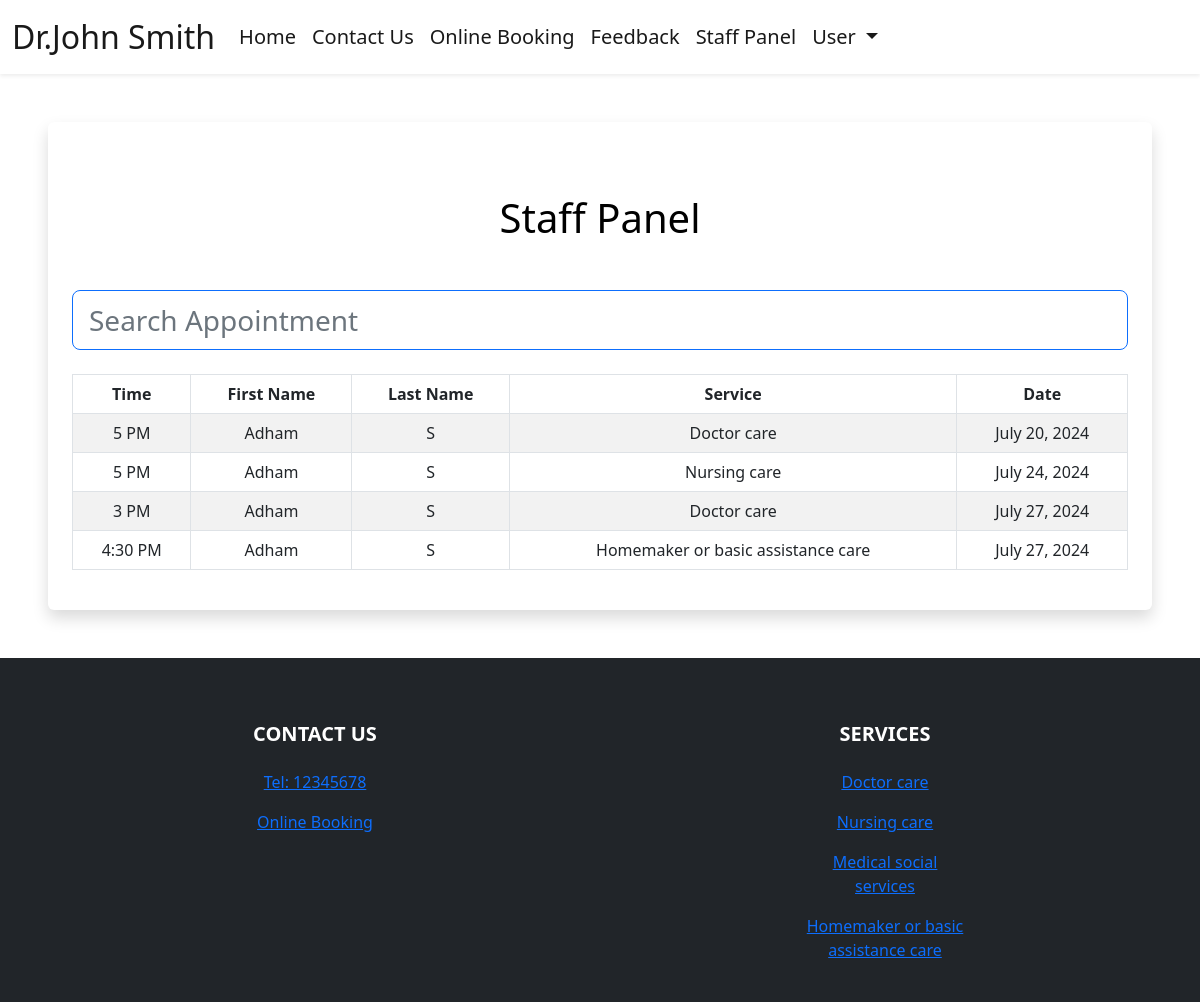
Page /staff-panel (signed in) on the committed database.
### booking/models.py (models this page shows, shortened)
class Appointment(models.Model):
    user = models.ForeignKey(User, on_delete=models.CASCADE, null=True, blank=True)
    service = models.CharField(max_length=50, choices=SERVICE_CHOICES, default="Doctor care")
    day = models.DateField(default=datetime.now)
    time = models.CharField(max_length=10, choices=TIME_CHOICES, default="3 PM")
    time_ordered = models.DateTimeField(default=datetime.now, blank=True)

### booking/views.py (the view)
# urls.py: path('staff-panel', views.staffPanel, name='staffPanel'),
def staffPanel(request):
    today = datetime.today()
    minDate = today.strftime('%Y-%m-%d')
    deltatime = today + timedelta(days=21)
    strdeltatime = deltatime.strftime('%Y-%m-%d')
    maxDate = strdeltatime
    items = Appointment.objects.filter(day__range=[minDate, maxDate]).order_by('day', 'time')
    return render(request, 'staffPanel.html', {
        'items':items,
    })

### booking/templates/staffPanel.html (shortened to what this page needs)
{% extends 'layout.html' %}
{% load static %}
{% block body %}
{% if user.is_authenticated %}
<div class="shadow p-4 mb-5 bg-body bg-body rounded text-black  m-5 ">
    <h1 class="text-center mt-5 mb-5">Staff Panel</h1>
    <input class="form-control form-control-lg fs-3 border border-primary" id="myInput" type="text" placeholder="Search Appointment">
    <br>
    <div class="table-responsive">
      <table class="table table-bordered table-striped table-hover mx-auto">
          <thead>
            <tr>
              <th class="text-center" scope="col">Time</th>
              <th class="text-center" scope="col">First Name</th>
              <th class="text-center" scope="col">Last Name</th>
              <th class="text-center" scope="col">Service</th>
              <th class="text-center" scope="col">Date</th>
            </tr>
          </thead>
          <tbody id="myTable">
              {% for item in items %}
            <tr>
              <td class="text-center">{{item.time}}</td>
              <td class="text-center">{{item.user.first_name}}</td>
              <td class="text-center">{{item.user.last_name}}</td>
              <td class="text-center">{{item.service}}</td>
              <td class="text-center">{{item.day}}</td>
            </tr>
              {% endfor %}
          </tbody>
        </table>
      </div>
</div>
{% else %}
<div class="shadow p-4 mb-5 bg-body bg-body rounded text-black  m-5">
  <h1 class="p-2  me-3">First Sign in!</h1>
  <a href="{% url 'login' %}" class="btn btn-primary text-white">Sign in</a>
</div>
{% endif %}
{% endblock %}

### rows in the picture
Appointment: time "5 PM", user.first_name "Adham", user.last_name "S", service "Doctor care", day "July 20, 2024"
Appointment: time "5 PM", user.first_name "Adham", user.last_name "S", service "Nursing care", day "July 24, 2024"
Appointment: time "3 PM", user.first_name "Adham", user.last_name "S", service "Doctor care", day "July 27, 2024"
Appointment: time "4:30 PM", user.first_name "Adham", user.last_name "S", service "Homemaker or basic assistance care", day "July 27, 2024"
